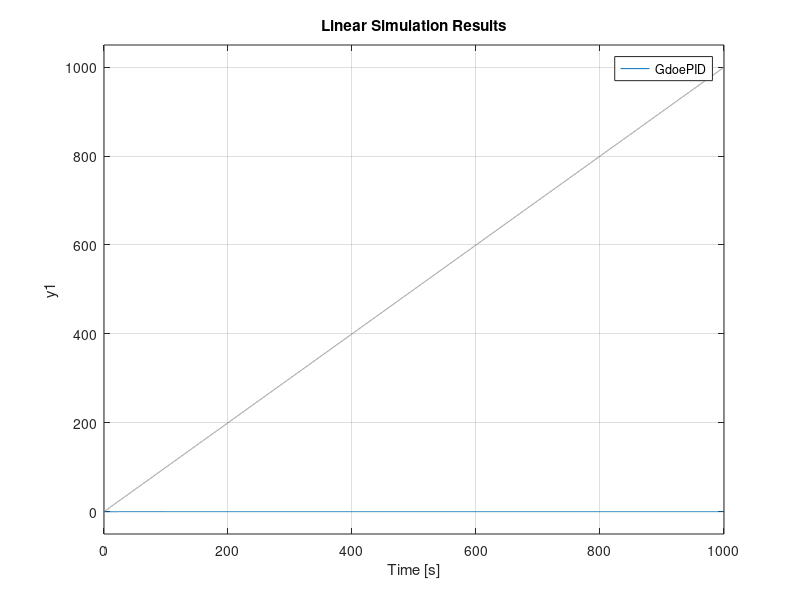
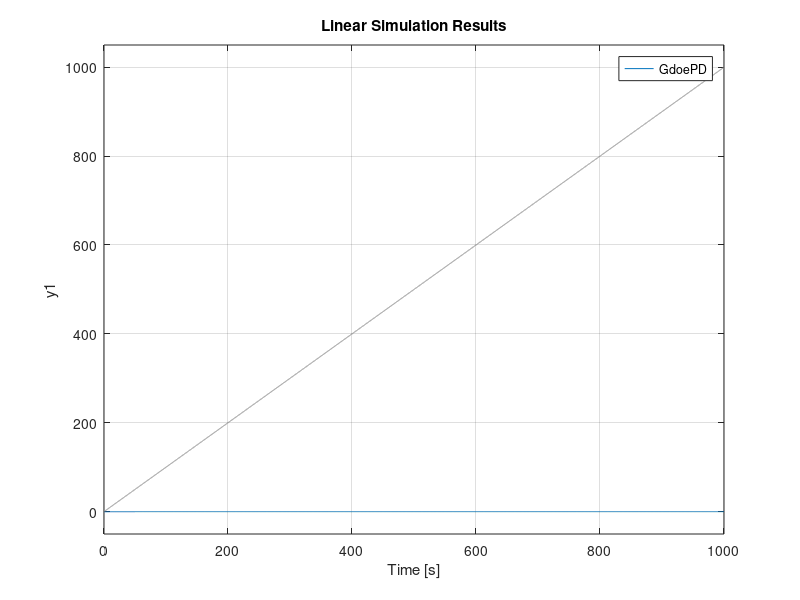
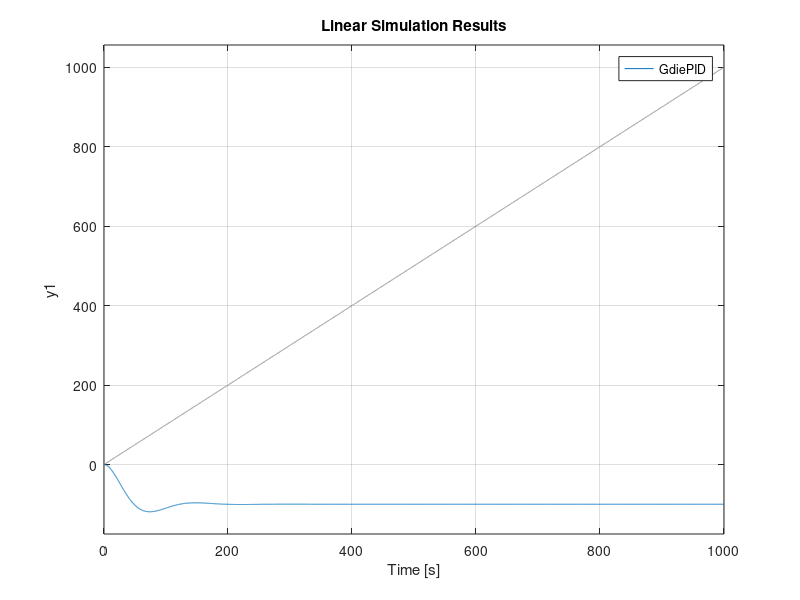
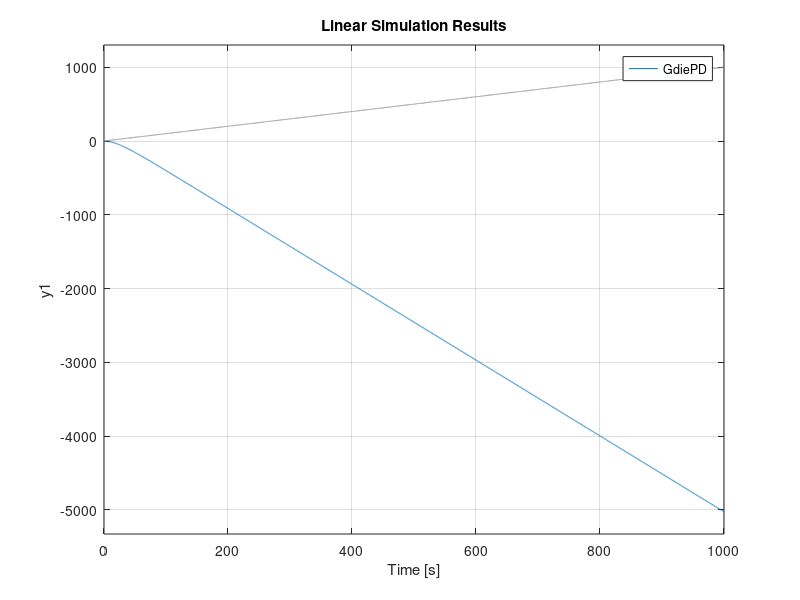

Source code (MATLAB) for these figures, in order:
clear all
close all
s = tf('s');
dni=21050001; % Incluir DNI alumno
rng(dni);
Kp= 0.2+0.04*(rand-0.5);
Ki=0.01;
Kd=4.32;
N=5+2*(rand-0.5);

P=1/(s^2);
Cpid=Kp+(Ki/s)+(Kd*s/(1+(s/N)));
Cpd=Kp+(Kd*s/(1+(s/N)));

GdoePID=-feedback(1,Cpid*P);
GdoePD=-feedback(1,Cpd*P);

GdiePID=-feedback(P,Cpid);
GdiePD=-feedback(P,Cpd);


t= (0:0.1:1000)';
figure(1)
lsim(GdoePID,t,t)

figure(2)
lsim(GdoePD,t,t)

figure(3)
lsim(GdiePID,t,t)

figure(4)
lsim(GdiePD,t,t)

einf3=-1/Ki

